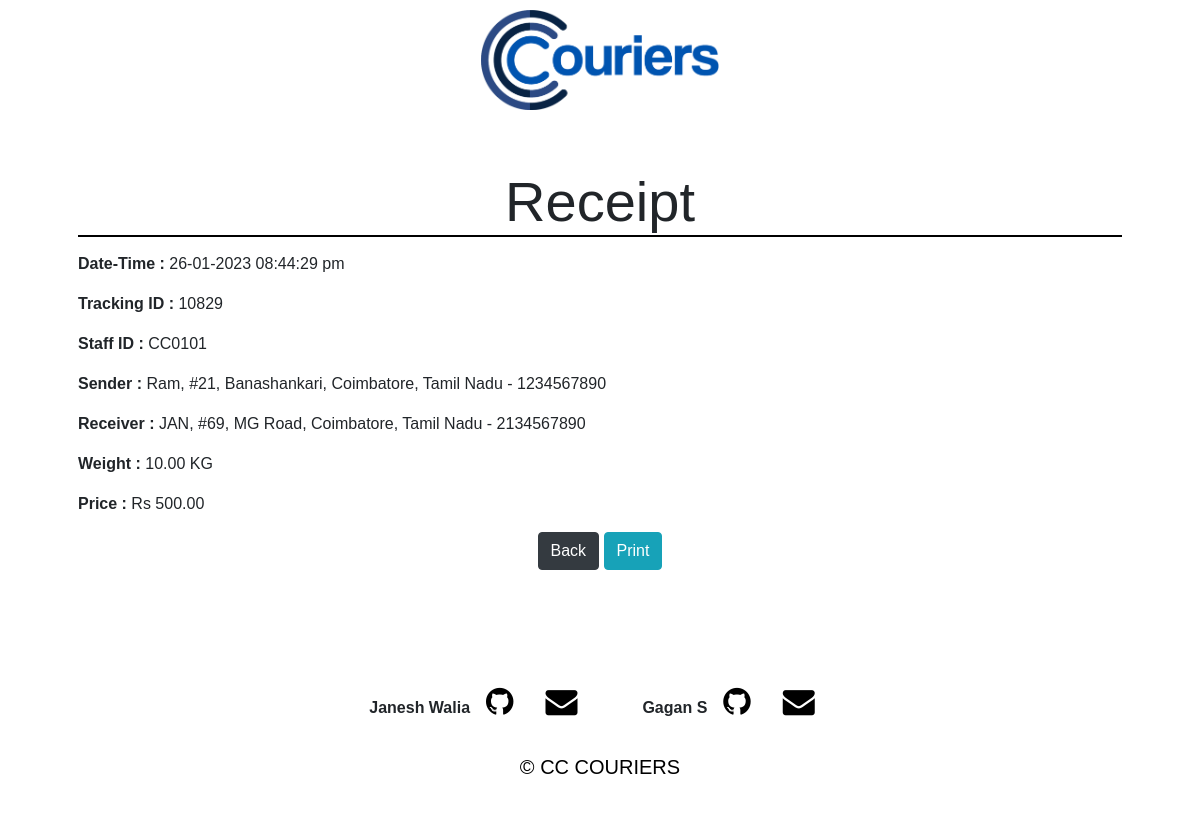
/receipt.php, run on an earlier commit of the app's database.
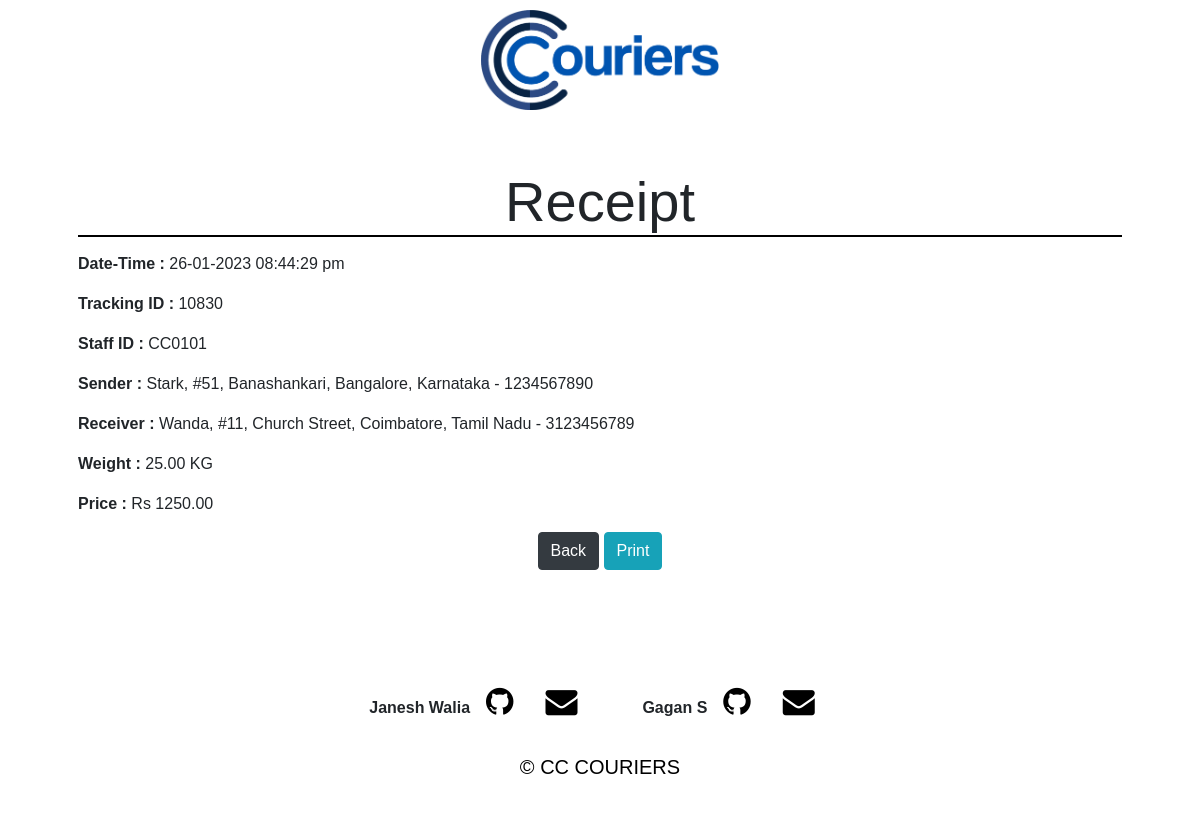
And on a later commit of the database.
### tables this page shows
CREATE TABLE `parcel` (
  `TrackingID` int(11) NOT NULL,
  `StaffID` varchar(30) NOT NULL,
  `S_Name` varchar(30) NOT NULL,
  `S_Add` varchar(50) NOT NULL,
  `S_City` varchar(20) NOT NULL,
  `S_State` varchar(20) NOT NULL,
  `S_Contact` bigint(20) NOT NULL,
  `R_Name` varchar(30) NOT NULL,
  `R_Add` varchar(50) NOT NULL,
  `R_City` varchar(20) NOT NULL,
  `R_State` varchar(20) NOT NULL,
  `R_Contact` bigint(20) NOT NULL,
  `Weight_Kg` decimal(10,2) NOT NULL,
  `Price` decimal(10,2) NOT NULL,
  `Dispatched_Time` timestamp NOT NULL DEFAULT current_timestamp()
);

### receipt.php (the view, shortened to what this page needs)
<?php
    include("db_connect.php");
    $date = date('d-m-Y');
    $time = date('h:i:s a');
    $sql = "SELECT * FROM parcel ORDER BY TrackingID DESC LIMIT 1";
    $result = mysqli_query($conn, $sql);
    if(mysqli_num_rows($result) > 0){
        $order = mysqli_fetch_assoc($result);
    }else{
        echo 'Data fetch Error : '.mysqli_error($conn);
    }
?>
<!DOCTYPE html>
<html>
    <head>
        <link rel="stylesheet" href="style/bootstrap.css">
        <link rel="stylesheet" href="style/index_styles.css">
        <link rel="stylesheet" href="https://cdnjs.cloudflare.com/ajax/libs/font-awesome/4.7.0/css/font-awesome.min.css">
    </head>
    <body style="font-family: Arial, Helvetica, sans-serif;">
        <div ><img src="Images/logo.png" id="logo" style="height: 100px !important; margin-top: 10px !important;"  ></div>
        <div class="container p-5"  style="background-color: rgba(255, 255, 255, 0.7); margin-top: 10px !important">
            <h2 class="display-4 text-center" style="border-bottom: 2px solid black; margin-bottom:15px !important;">Receipt</h2>
            <p><span class="font-weight-bold">Date-Time : </span><?php echo $date.'  '.$time; ?> </p>
            <p><span class="font-weight-bold">Tracking ID : </span><?php echo $order['TrackingID']; ?> </p>
            <p> <span class="font-weight-bold">Staff ID : </span> <?php echo $order['StaffID']; ?> </p>
            <p><span class="font-weight-bold">Sender : </span> <?php echo $order['S_Name'].', '.$order['S_Add'].', '.$order['S_City'].', '.$order['S_State'].' - '.$order['S_Contact']; ?> </p>
            <p><span class="font-weight-bold">Receiver : </span><?php echo $order['R_Name'].', '.$order['R_Add'].', '.$order['R_City'].', '.$order['R_State'].' - '.$order['R_Contact']; ?></p>
            <p><span class="font-weight-bold">Weight : </span><?php echo $order['Weight_Kg'].' KG'; ?> </p>
            <p><span class="font-weight-bold">Price : </span><?php echo 'Rs '.$order['Price']; ?> </p>
            <form method="POST" action="" class="text-center">
                <input type="submit" name="back" value="Back" class="btn btn-dark">
                <input type="submit" name="print" value="Print" class="btn btn-info" onclick="window.print()">
            </form>
        </div>
        <div class="container-fluid text-center mt-5" style="background-color: rgba(255, 255, 255, 0.7); padding: 20px; position: relative;">
            <div class="i-bar" style="display: flex; flex-direction: row; flex-wrap: wrap; justify-content:center; margin-bottom: 2em;">
                <strong>Janesh Walia<a class="fa fa-github" href="https://github.com/Janesh7" target=blank style="border: none; text-decoration: none;  margin: 0em 0.5em; color:black; font-size: xx-large;"></a></strong>
                <a class="fa fa-envelope" href="mailto:janeshwalia273@gmail.com" style="border: none; text-decoration: none;  margin: 0em 0.5em; color:black; font-size: xx-large;"></a>&nbsp &nbsp &nbsp &nbsp &nbsp &nbsp
                <strong>Gagan S<a class="fa fa-github" href="https://github.com/Astraxx04" target=blank style="border: none; text-decoration: none;  margin: 0em 0.5em; color:black; font-size: xx-large;"></a></strong>
                <a class="fa fa-envelope" href="mailto:gagan200254@gmail.com" style="border: none; text-decoration: none;  margin: 0em 0.5em; color:black; font-size: xx-large;"></a>
            </div>
            <p class="credit" style="font-size: 20px; font-stretch: 3px; text-align: center; color: black;">© CC COURIERS</p>
        </div>
    </body>
</html>

### style/index_styles.css (style rules this page uses)
body, html { margin: 0; height: 100%; background-image: url('../Images/bbg2.jpeg'); background-position: center; background-repeat: no-repeat; background-size: cover; overflow-x: hidden; position: relative; z-index: -99; font-family: Arial, Helvetica, sans-serif !important; }
#logo { height: 100px !important; width: auto; margin: 0 auto; display: block; text-align: center; z-index: 9; }

What changed in the data, as far as the page shows it:
no longer on this page (row unchanged): parcel: TrackingID "10829", StaffID "CC0101", S_Name "Ram", S_Add "#21, Banashankari", S_City "Coimbatore", S_State "Tamil Nadu", S_Contact "1234567890", R_Name "JAN", R_Add "#69, MG Road", R_City "Coimbatore", R_State "Tamil Nadu", R_Contact "2134567890", Weight_Kg "10.00", Price "500.00"
added parcel: TrackingID "10830", StaffID "CC0101", S_Name "Stark", S_Add "#51, Banashankari", S_City "Bangalore", S_State "Karnataka", S_Contact "1234567890", R_Name "Wanda", R_Add "#11, Church Street", R_City "Coimbatore", R_State "Tamil Nadu", R_Contact "3123456789", Weight_Kg "25.00", Price "1250.00"
